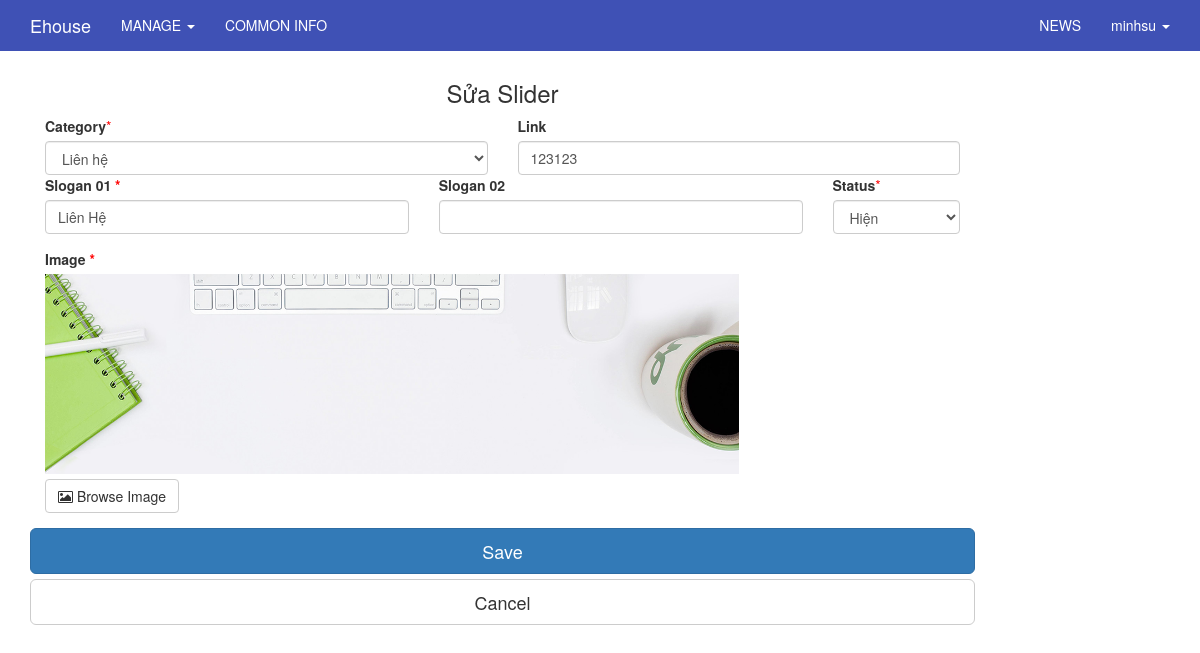
/index.php/admin/slider/edit/3 (signed in), run on the app's committed database.
### tables this page shows
CREATE TABLE `users` (
  `id` int(11) UNSIGNED NOT NULL,
  `ip_address` varchar(15) NOT NULL,
  `username` varchar(100) NOT NULL,
  `password` varchar(255) NOT NULL,
  `salt` varchar(255) DEFAULT NULL,
  `email` varchar(100) NOT NULL,
  `activation_code` varchar(40) DEFAULT NULL,
  `forgotten_password_code` varchar(40) DEFAULT NULL,
  `forgotten_password_time` int(11) UNSIGNED DEFAULT NULL,
  `remember_code` varchar(40) DEFAULT NULL,
  `created_on` int(11) UNSIGNED NOT NULL,
  `last_login` int(11) UNSIGNED DEFAULT NULL,
  `active` tinyint(1) UNSIGNED DEFAULT NULL,
  `first_name` varchar(50) DEFAULT NULL,
  `last_name` varchar(50) DEFAULT NULL,
  `company` varchar(100) DEFAULT NULL,
  `birth_day` varchar(50) NOT NULL,
  `phone` varchar(20) DEFAULT NULL,
  `address` varchar(255) DEFAULT NULL,
  `profile` text,
  `modified_date` datetime DEFAULT NULL
);

CREATE TABLE `slider` (
  `id` int(11) NOT NULL,
  `category_id` varchar(100) NOT NULL,
  `image_name` varchar(255) NOT NULL,
  `image` varchar(255) NOT NULL,
  `link` varchar(255) DEFAULT NULL,
  `description` varchar(255) DEFAULT NULL,
  `description2` varchar(255) DEFAULT NULL,
  `modified_date` datetime DEFAULT NULL,
  `status` int(1) NOT NULL
);

CREATE TABLE `category` (
  `id` varchar(100) NOT NULL,
  `name` varchar(255) NOT NULL,
  `description` text,
  `content` text,
  `content2` text,
  `content3` text,
  `content4` text,
  `url` varchar(255) DEFAULT NULL,
  `parent` varchar(100) DEFAULT NULL,
  `level` int(2) DEFAULT '0',
  `meta_keyword` varchar(255) DEFAULT NULL,
  `meta_description` varchar(255) DEFAULT NULL,
  `modified_date` datetime DEFAULT NULL
);

### application/core/MY_Controller.php (called while the page is built, shortened)
<?php
class MY_Controller extends CI_Controller {
	protected function render($the_view = NULL, $template = 'master')
	{
		if($template == 'json' || $this->input->is_ajax_request())
		{
			header('Content-Type: application/json');
			echo json_encode($this->data);
		}
		else if(is_null($template))
		{
			$this->load->view($the_view, $this->data);
		}else
		{
			$this->data['the_view_content'] = (is_null($the_view)) ? '' : $this->load->view($the_view, $this->data, TRUE);
			$this->load->view('templates/' . $template . '_view', $this->data);
		}
	}
}
class Admin_Controller extends MY_Controller
{
	function __construct()
	{
		$current_user = $this->ion_auth->user()->row();
	}
	protected function render($the_view = NULL, $template = 'admin_master')
	{
		parent::render($the_view, $template);
	}
}

### application/controllers/admin/Slider.php (called while the page is built, shortened)
<?php
class Slider extends Admin_Controller
{
    function __construct()
    {
        parent::__construct();
        $this->form_validation->set_error_delimiters('<span class="form_error">','</span>');
    }
    public function edit($id)
    {
        $this->data['item'] = $this->slider_model->get_slider_category_by_id($id);
            if($this->input->post('submit')){
            $this->form_validation->set_rules('description', 'Slogan 01', 'trim|required');
            $this->form_validation->set_rules('image', 'Image', 'trim|required');
            if ($this->form_validation->run() == FALSE)
            {
                $this->render('admin/slider/create_view');
            }else{
                $category = $this->input->post('category');
                $link = $this->input->post('link');
                $description = $this->input->post('description');
                $description2 = $this->input->post('description2');
                $status = $this->input->post('status');
                $image = $this->input->post('image');
                $update_data = array('category_id' => $category,'link' => $link,'description' => $description, 'description2' => $description2,
                    'status'=>'status', 'image'=> $image, 'status' => $status);
                if(!$this->slider_model->update($id , $update_data))
                {
                    $this->postal->add('Sửa slider thất bại !','error');
                }else $this->postal->add('Sửa slider thành công.','success');
                redirect('admin/slider');
            }
        }else{
            $this->render('admin/slider/edit_view');
        }
    }
}

### index.php (called while the page is built, shortened)
<?php
require_once BASEPATH.'core/CodeIgniter.php';

### application/models/Slider_model.php (called while the page is built, shortened)
<?php
class Slider_model extends MY_Model
{
    public function get_slider_category_by_id($id){
        $rows = $this->db->query('select c.name category_name, s.* from category c, slider s where c.id = s.category_id and s.id = '.$id);
        return $rows->row();
    }
}

### application/libraries/Ion_auth.php (called while the page is built, shortened)
<?php  if ( ! defined('BASEPATH')) exit('No direct script access allowed');
class Ion_auth
{
    public $_cache_user_in_group;
    public function __construct()
    {
        $this->_cache_user_in_group =& $this->ion_auth_model->_cache_user_in_group;
        $this->ion_auth_model->trigger_events('library_constructor');
    }
    public function __call($method, $arguments)
    {
        return call_user_func_array( array($this->ion_auth_model, $method), $arguments);
    }
    public function __get($var)
    {
        return get_instance()->$var;
    }
    public function logged_in()
    {
        $this->ion_auth_model->trigger_events('logged_in');
        return (bool) $this->session->userdata('identity');
    }
    public function in_group($check_group, $id=false, $check_all = false)
    {
        $this->ion_auth_model->trigger_events('in_group');
        $id || $id = $this->session->userdata('user_id');
        if (!is_array($check_group))
        {
            $check_group = array($check_group);
        }
        if (isset($this->_cache_user_in_group[$id]))
        {
            $groups_array = $this->_cache_user_in_group[$id];
        }
        else
        {
            $users_groups = $this->ion_auth_model->get_users_groups($id)->result();
            $groups_array = array();
            foreach ($users_groups as $group)
            {
                $groups_array[$group->id] = $group->name;
            }
            $this->_cache_user_in_group[$id] = $groups_array;
        }
        foreach ($check_group as $key => $value)
        {
            $groups = (is_string($value)) ? $groups_array : array_keys($groups_array);
            if (in_array($value, $groups) xor $check_all)
            {
                return !$check_all;
            }
        }
        return $check_all;
    }
}

### application/libraries/Session.php (called while the page is built, shortened)
<?php if ( ! defined('BASEPATH')) exit('No direct script access allowed');
class Session
{
    protected $sess_namespace = '';
    protected $store = array();
     private function initialize()
     {
        if (isset($_SESSION[$this->sess_namespace]) ) {
            $this->store = $_SESSION[$this->sess_namespace];
        }
        $destroy = false;
        if (!$destroy) {
            return;
        }
    }
    public function userdata($value)
    {
        if (isset($this->store[$value])) {
            return $this->store[$value];
        } else {
            return false;
        }
    }
    public function set_userdata($data = array(), $value = '')
    {
        if (is_string($data)) {
            $data = array($data => $value);
        }
        foreach ($data as $key => $val) {
            $this->store[$key] = $val;
        }
    }
}

### application/models/Ion_auth_model.php (called while the page is built, shortened)
<?php  if ( ! defined('BASEPATH')) exit('No direct script access allowed');
class Ion_auth_model extends CI_Model
{
    public $tables = array();
    public $_ion_where = array();
    public $_ion_select = array();
    public $_ion_limit = NULL;
    public $_ion_offset = NULL;
    public $_ion_order_by = NULL;
    public $_ion_order = NULL;
    protected $response = NULL;
    public function __construct()
    {
        $this->config->load('ion_auth', TRUE);
        $this->tables  = $this->config->item('tables', 'ion_auth');
    }
    public function limit($limit)
    {
        $this->_ion_limit = $limit;
        return $this;
    }
    public function where($where, $value = NULL)
    {
        if (!is_array($where))
        {
            $where = array($where => $value);
        }
        array_push($this->_ion_where, $where);
        return $this;
    }
    public function order_by($by, $order='desc')
    {
        $this->_ion_order_by = $by;
        $this->_ion_order    = $order;
        return $this;
    }
    public function row()
    {
        $row = $this->response->row();
        return $row;
    }
    public function users($groups = NULL)
    {
        if (isset($this->_ion_select) && !empty($this->_ion_select))
        {
            foreach ($this->_ion_select as $select)
            {
                $this->db->select($select);
            }
            $this->_ion_select = array();
        }
        else
        {
            $this->db->select(array(
                $this->tables['users'].'.*',
                $this->tables['users'].'.id as id',
                $this->tables['users'].'.id as user_id'
            ));
        }
        if (isset($this->_ion_where) && !empty($this->_ion_where))
        {
            foreach ($this->_ion_where as $where)
            {
                $this->db->where($where);
            }
            $this->_ion_where = array();
        }
        if (isset($this->_ion_limit) && isset($this->_ion_offset))
        {
            $this->db->limit($this->_ion_limit, $this->_ion_offset);
            $this->_ion_limit  = NULL;
            $this->_ion_offset = NULL;
        }
        else if (isset($this->_ion_limit))
        {
            $this->db->limit($this->_ion_limit);
            $this->_ion_limit  = NULL;
        }
        if (isset($this->_ion_order_by) && isset($this->_ion_order))
        {
            $this->db->order_by($this->_ion_order_by, $this->_ion_order);
            $this->_ion_order    = NULL;
            $this->_ion_order_by = NULL;
        }
        $this->response = $this->db->get($this->tables['users']);
        return $this;
    }
    public function user($id = NULL)
    {
        $id = isset($id) ? $id : $this->session->userdata('user_id');
        $this->users();
        return $this;
    }
}

### application/views/admin/slider/edit_view.php (the view, shortened to what this page needs)
<div class="container" style="margin-top:0px;">
    <div class="row">
        <div class="col-md-10">
            <h3 class="text-center">Sửa Slider</h3>
            <?php echo form_open_multipart('admin/slider/edit/'.$item->id);?>
            <div class="col-md-6">
                <label>Category </label><span class="error">*</span>
                <select class="form-control" name="category">
                <option value="<?php echo $item->category_id; ?>"><?php echo $item->category_name; ?></option>
                </select>
            </div>
            <div class="col-md-6">
                <label>Link </label>
                <?php
                echo form_input('link',set_value('link', $item->link),'class="form-control"');
                ?>
            </div>
            <div class="form-group col-md-5">
                <label>Slogan 01 <span class="error">*</span></label>
                <?php
                echo form_input('description',set_value('description', $item->description),'class="form-control"');
                ?>
            </div>
            <div class="form-group col-md-5">
                <label>Slogan 02 </label>
                <?php
                echo form_input('description2',set_value('description2', $item->description2),'class="form-control"');
                ?>
            </div>
            <div class="col-md-2">
                <label>Status </label><span class="error">*</span>
                <select class="form-control" name="status">
                    <option value="<?php echo $item->status; ?>"><?php if($item->status == 1) echo "Hiện"; else echo "Hide"; ?></option>
                </select>
            </div>
            <div class="form-group col-md-12">
                <label>Image <span class="error">*</span></label>
                <div>
                    <img src="<?php echo base_url(set_value("image", $item->image)); ?>" id="image_link_img" style="max-height: 200px; margin-bottom: 5px" onclick="openPopup()" name="image_link_img">
                    <div>
                        <button type="button" class="btn btn-default" onclick="openPopup()"><li class="fa fa-image"></li> Browse Image</button>
                    </div>
                </div>
            </div>
            <?php
            $submit_button = 'Save';
            echo form_submit('submit', $submit_button, 'class="btn btn-primary btn-lg btn-block"');?>
            <?php echo anchor('/admin/slider', 'Cancel','class="btn btn-default btn-lg btn-block"');?>
            <?php echo form_close();?>
        </div>
    </div>
</div>

### application/views/templates/_parts/admin_master_header_view.php (shortened to what this page needs)
    <!DOCTYPE html>
<html>
    <head>
    </head>
<body>
<?php
if($this->ion_auth->logged_in()) {
    ?>
    <nav class="navbar navbar-inverse navbar-fixed-top">
        <div class="container">
            <div class="navbar-header">
                <a class="navbar-brand"
                   href="<?php echo base_url(); ?>" target="_new"><?php echo 'Ehouse'?></a>
            </div>
            <div id="navbar" class="collapse navbar-collapse">
                <ul class="nav navbar-nav">
                    <li class="dropdown">
                        <a href="#" class="dropdown-toggle" data-toggle="dropdown" role="button" aria-expanded="false">MANAGE <span class="caret"></span></a>
                    </li>
                    <li><?php echo anchor('admin/website/index','COMMON INFO');?></li>
                </ul>
                <ul class="nav navbar-nav navbar-right">
                    <li><?php echo anchor('admin/news/index','NEWS');?></li>
                    <li class="dropdown">
                        <a href="#" class="dropdown-toggle" data-toggle="dropdown" role="button" aria-expanded="false"><?php echo $this->ion_auth->user()->row()->username;?> <span class="caret"></span></a>
                    </li>
                </ul>
            </div>
        </div>
    </nav>
<?php
}
?>

### public/css/admin.css (style rules this page uses)
.error { color: red; }
.navbar-inverse { background-color: #3F51B5; border-color: #3F51B5; border-radius: inherit; }
.navbar-inverse .navbar-nav>li>a { color: white; }
.navbar-inverse .navbar-brand { color: white; }

### data on the page
users: id+username "minhsu"
slider: category "Liên hệ", link "123123", description "Liên Hệ", status "Hiện", image (picture)

### other printed values
anchor('admin/website/index','COMMON INFO') "COMMON INFO"
anchor('admin/news/index','NEWS') "NEWS"
